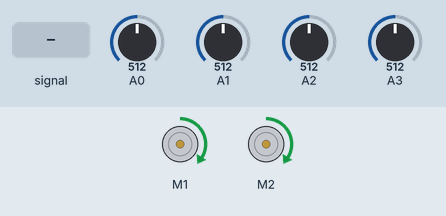
Recording of a sketch running on a simulated Arduino Uno, built with avr-gcc and run on an emulated ATmega328P. Parts: 2 × DC motor (green arrow = forward, orange = backward, longer = faster). The inputs (shaded band) are chosen by the test bench; at power-on: A2 = 512, A3 = 512, A1 = 512, A0 = 512.

Above: at 1.2 s.
1.3 s: A0 fed a 200 Hz sine of ±81 counts around its level
At 1.5 s:
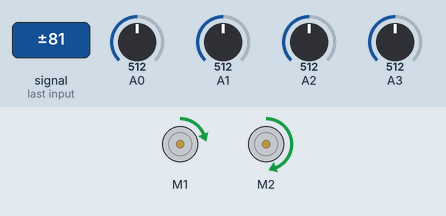
At 2.06 s:
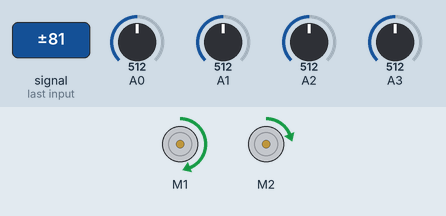
4.3 s: A2 set to 716
7.3 s: A3 set to 170
10.3 s: A1 set to 306
13.3 s: A3 set to 30
16.3 s: A0 set to 716
Timing chart, 0 to 18.8 s (numbered marks = the images above; inputs shaded):
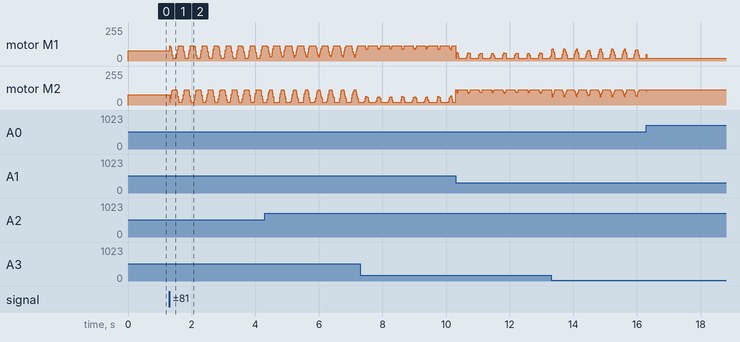

The sketch:

line_tracker.ino
```cpp
#include "DualVNH5019MotorShield.h"

#define NUM_SENSORS             4
#define NUM_SAMPLES_PER_SENSOR  10

DualVNH5019MotorShield md;
unsigned int sensorValues[NUM_SENSORS];

int maxAllowedSpeed = 180;
int minAllowedSpeed = 30;
int leftBaseSpeed = 120;
int rightBaseSpeed = 120;
//Kp < Kd
double Kp = 0.7;
double Kd = 5;
int lastError = 0;

int getPosition()
{
  for (int i = 0; i < NUM_SENSORS; i++) {
    int sValue = 0;
    for (int j=0; j<NUM_SAMPLES_PER_SENSOR; j++) {
      sValue += analogRead(i);
    }
    sensorValues[i] = int(sValue / NUM_SAMPLES_PER_SENSOR);
  }

  int s0, s1, s2, s3;
  s0 = map(sensorValues[3], 0, 680, 0, 128);
  s1 = sensorValues[0];
  s2 = sensorValues[1];
  s3 = map(sensorValues[2], 0, 680, 0, 128);

  int leftSide = s0 + s1;
  int rightSide = s2 + s3;

  return leftSide - rightSide;
}

void setup()
{
  md.init();
}

void loop()
{
  int position = getPosition();
  int error = position * 2;
  int motorSpeed = Kp * error + Kd * (error - lastError);
  lastError = error;
  int rightMotorSpeed = constrain(rightBaseSpeed + motorSpeed, minAllowedSpeed, maxAllowedSpeed);
  int leftMotorSpeed = constrain(leftBaseSpeed - motorSpeed, minAllowedSpeed, maxAllowedSpeed);

  md.setSpeeds(leftMotorSpeed, rightMotorSpeed);
}
```
